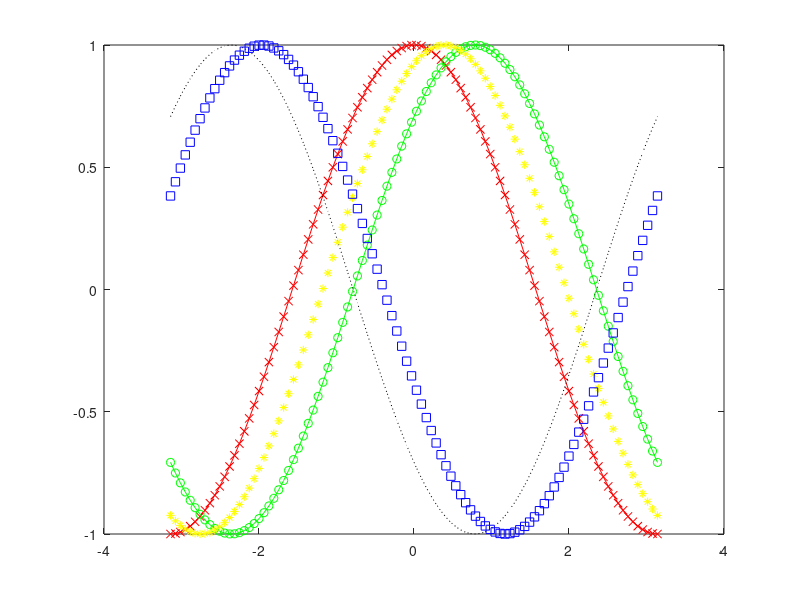

MATLAB code to generate this figure: (Note: this script raises an error after producing the figure.)
t = linspace(-pi,pi); 
y = cos(t);
plot(t,y,'rx-');
hold on
plot(t,cos(t-pi/4),'go-');
plot(t,-sin(t+pi/4),'k:');
plot(t,cos(t-pi/8),'y*');
plot(t,-sin(t+pi/8),'sb');
legend('Power','phase','sinusoid','longer label','location','s');

